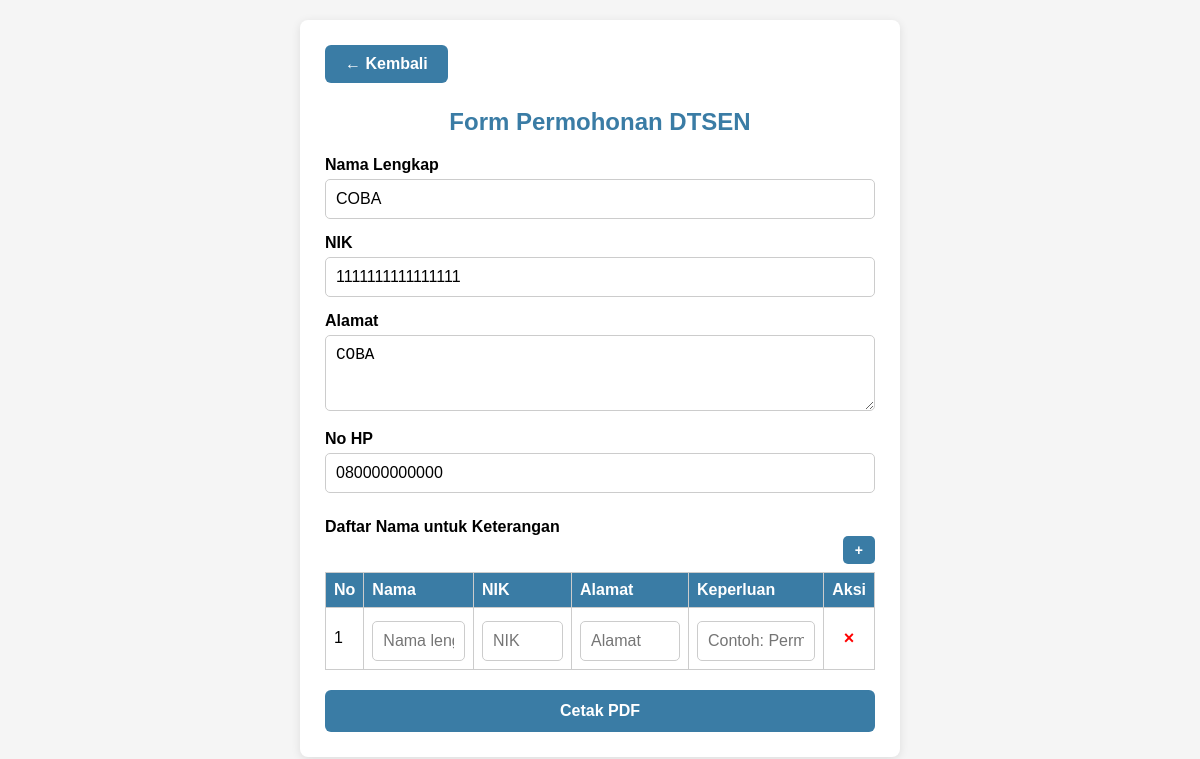
The page /form_dtsen.php?nik=1111111111111111 (signed in) on the database its author committed.
### tables this page shows
CREATE TABLE `pelapor` (
  `id` int(11) NOT NULL,
  `nama` varchar(100) DEFAULT NULL,
  `nik` varchar(20) DEFAULT NULL,
  `nohp` varchar(20) DEFAULT NULL,
  `alamat` varchar(255) NOT NULL
);

### form_dtsen.php (the view, shortened to what this page needs)
<?php
include 'db.php';
$nama = $nik = $alamat = $nohp = '';
if (isset($_GET['nik'])) {
    $nik_param = mysqli_real_escape_string($conn, $_GET['nik']);
    $query = mysqli_query($conn, "SELECT * FROM pelapor WHERE nik = '$nik_param'");
    if (mysqli_num_rows($query) > 0) {
        $data = mysqli_fetch_assoc($query);
        $nik = $data['nik'];
        $nama = $data['nama'];
        $alamat = $data['alamat'];
        $nohp = $data['nohp'];
    }
}
?>
<!DOCTYPE html>
<html lang="id">
<head>
</head>
<body>
<div class="container">
    <a href="pelapor.php" class="back-btn">&larr; Kembali</a>
    <h2>Form Permohonan DTSEN</h2>
    <form method="POST" action="cetak_dtsen.php" autocomplete="off">
        <label>Nama Lengkap</label>
        <input type="text" name="nama" id="nama" required
               value="<?= htmlspecialchars($nama) ?>"
               <?= !empty($nama) ? 'readonly' : '' ?> />
        <label>NIK</label>
        <input type="text" name="nik" id="nik" maxlength="16" required
               value="<?= htmlspecialchars($nik) ?>"
               <?= !empty($nik) ? 'readonly' : '' ?> />
        <label>Alamat</label>
        <textarea name="alamat" id="alamat" rows="3" required <?= !empty($alamat) ? 'readonly' : '' ?>><?= htmlspecialchars($alamat) ?></textarea>
        <label>No HP</label>
        <input type="text" name="nohp" id="nohp" maxlength="15" required
               value="<?= htmlspecialchars($nohp) ?>"
               <?= !empty($nohp) ? 'readonly' : '' ?> />
        <div class="table-container">
            <label>Daftar Nama untuk Keterangan</label>
            <div class="table-actions">
                <button type="button" class="add-row-btn" onclick="tambahBaris()">+</button>
            </div>
            <table>
                <thead>
                    <tr>
                        <th>No</th>
                        <th>Nama</th>
                        <th>NIK</th>
                        <th>Alamat</th>
                        <th>Keperluan</th>
                        <th>Aksi</th>
                    </tr>
                </thead>
                <tbody id="daftar-keterangan">
                    <tr>
                        <td>1</td>
                        <td><input type="text" name="tabel_nama[]" placeholder="Nama lengkap" class="input-nama" /></td>
                        <td><input type="text" name="tabel_nik[]" placeholder="NIK" class="input-nik" maxlength="16" /></td>
                        <td><input type="text" name="tabel_alamat[]" placeholder="Alamat" class="input-alamat" /></td>
                        <td><input type="text" name="tabel_keperluan[]" placeholder="Contoh: Permohonan" /></td>
                        <td class="action-btn">
                            <span onclick="hapusBaris(this)" style="color:red;">&times;</span>
                        </td>
                    </tr>
                </tbody>
            </table>
        </div>
        <button type="submit" class="button" id="submitBtn">Cetak PDF</button>
    </form>
</div>
</body>
</html>

### form_dtsen.php (style rules this page uses)
body { font-family: Arial, sans-serif; background: #f5f5f5; margin: 0; padding: 20px; }
.container { max-width: 600px; margin: auto; background: #fff; padding: 25px; border-radius: 8px; box-shadow: 0 2px 10px rgba(0,0,0,0.1); box-sizing: border-box; }
h2 { text-align: center; color: #3a7ca5; margin-top: 10px; }
label { display: block; margin-top: 15px; font-weight: bold; }
input[type="text"], textarea { width: 100%; padding: 10px; margin-top: 5px; border: 1px solid #ccc; border-radius: 5px; box-sizing: border-box; font-size: 1rem; }
textarea { resize: vertical; }
.button { margin-top: 20px; padding: 12px; background: #3a7ca5; color: #fff; border: none; border-radius: 6px; cursor: pointer; width: 100%; font-weight: bold; font-size: 16px; }
.table-container { margin-top: 25px; }
table { width: 100%; border-collapse: collapse; table-layout: auto; }
th, td { border: 1px solid #ccc; padding: 8px; text-align: left; vertical-align: middle; word-wrap: break-word; white-space: normal; }
th { background: #3a7ca5; color: #fff; }
.action-btn { text-align: center; white-space: nowrap; }
.action-btn span { cursor: pointer; font-weight: bold; font-size: 18px; user-select: none; padding: 0 6px; }
.back-btn { display: inline-block; margin-bottom: 15px; padding: 10px 20px; background-color: #3a7ca5; color: white; border: none; border-radius: 6px; text-decoration: none; font-weight: bold; transition: background 0.3s; }
.table-actions { text-align: right; margin-bottom: 8px; }
.add-row-btn { background: #3a7ca5; color: white; border: none; padding: 6px 12px; border-radius: 5px; font-size: 14px; cursor: pointer; font-weight: bold; }

### rows shown on the page
pelapor: nama "COBA", nik "1111111111111111", alamat "COBA", nohp "080000000000"
